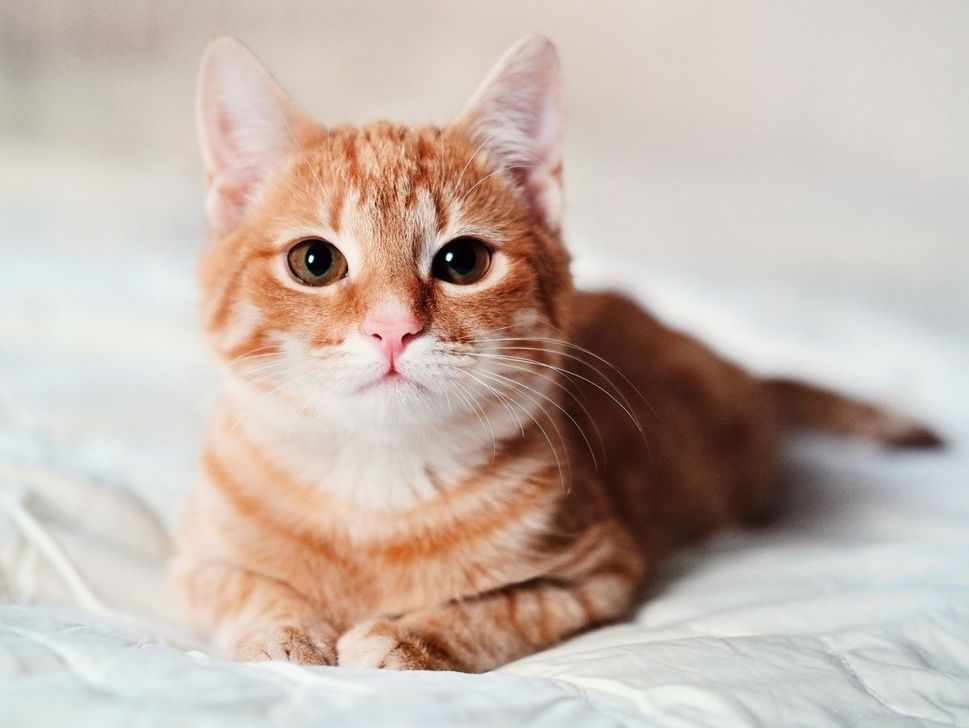
#> input picture Digital Image Proce3ssing lab/Cat03.jpg, 969 x 728 px, shrunk from 1200 x 901 before the run
$ python second.py
#> lines starting #> are read from the running program, lines starting #| are printed output that depends on the picture
import cv2

# Example usage
img = cv2.imread('Cat03.jpg',cv2.IMREAD_GRAYSCALE)
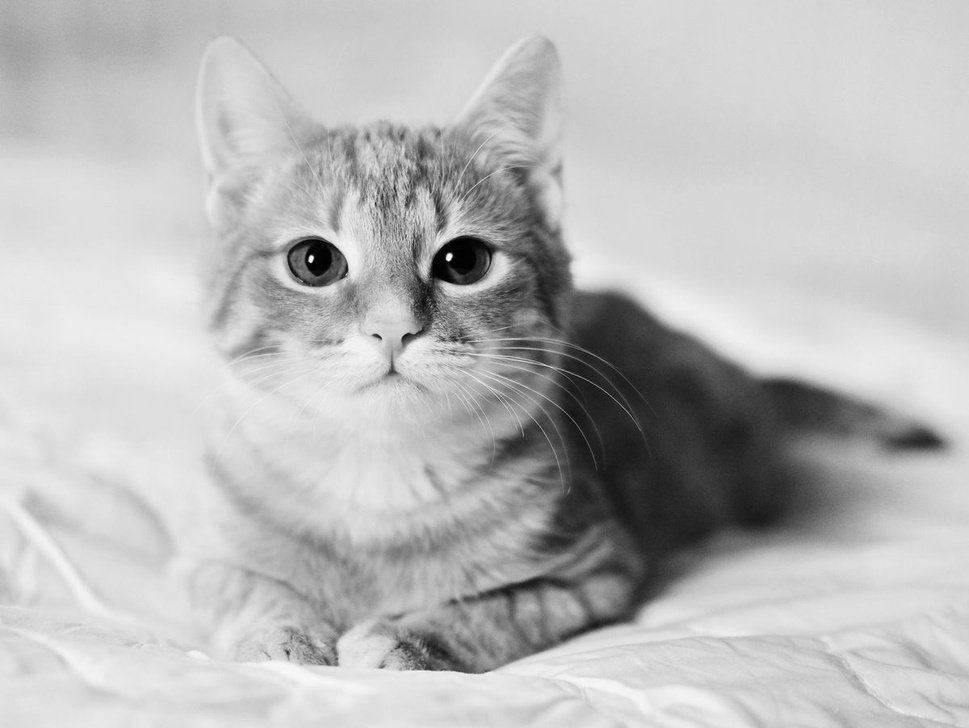
#> img: shape (728, 969); min 0, max 254, mean 185.7

filename="Cat03_copy.jpg"
v=cv2.imwrite(filename,img)

if v==True:
    print('Image saved successfully')
else:
    print("Image save faild")
